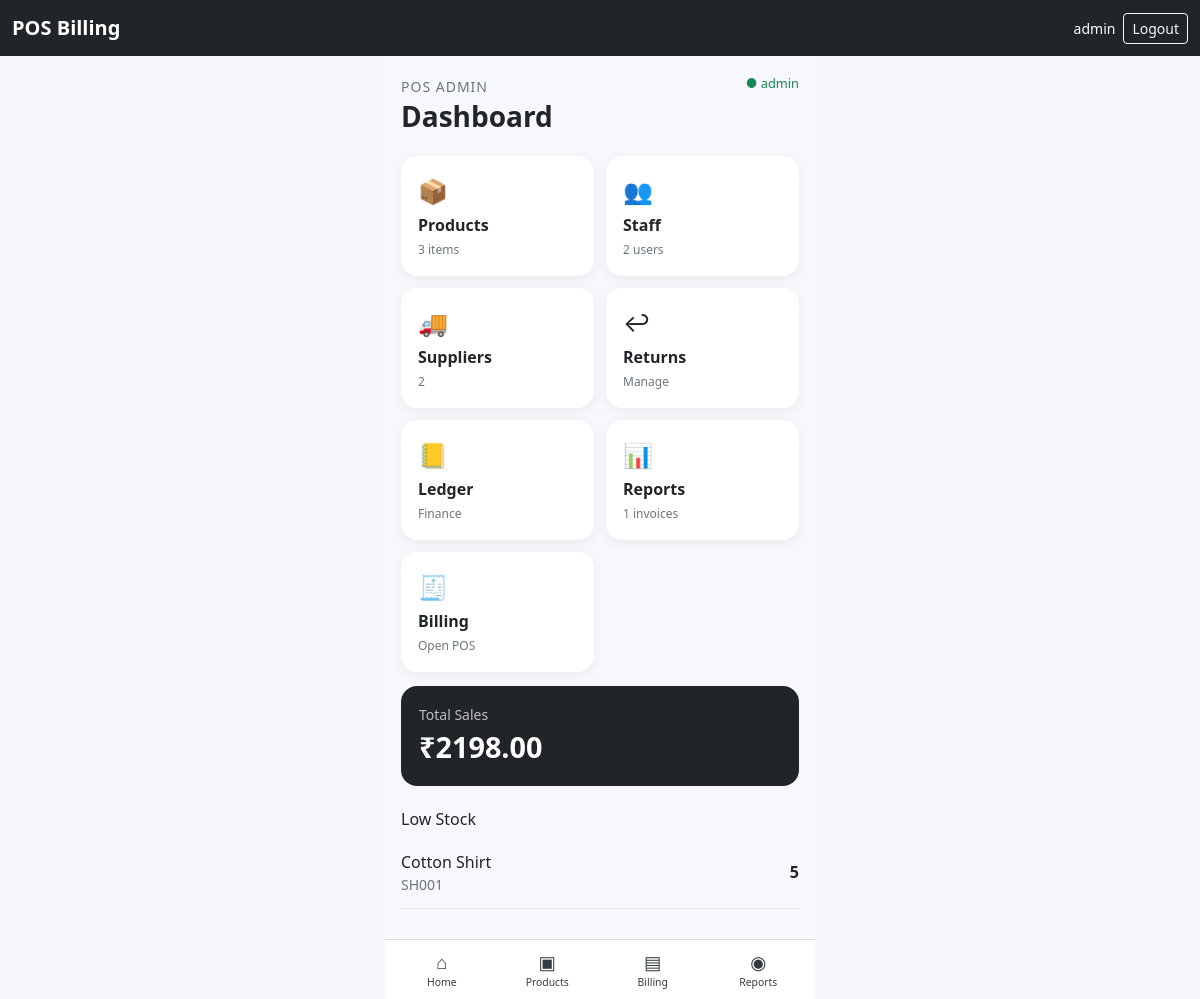
The page /admin-portal/mobile/ (signed in) on the database its author committed.
### pos/models.py (models this page shows, shortened)
class Product(models.Model):
    name = models.CharField(max_length=200)
    sku = models.CharField(max_length=50, unique=True)
    category = models.CharField(max_length=100, blank=True)
    size = models.CharField(max_length=50, blank=True)
    color = models.CharField(max_length=50, blank=True)
    price = models.DecimalField(max_digits=12, decimal_places=2)
    stock = models.PositiveIntegerField(default=0)
    supplier = models.ForeignKey(Supplier, null=True, blank=True, on_delete=models.SET_NULL)
    active = models.BooleanField(default=True)
    created_at = models.DateTimeField(auto_now_add=True)

### pos/views.py (the view)
# urls.py: path("admin-portal/mobile/", views.admin_portal_mobile, name="admin_portal_mobile"),
@admin_required
def admin_portal_mobile(request):
    context = {
        "product_count": Product.objects.count(),
        "staff_count": User.objects.filter(is_active=True).count(),
        "supplier_count": Supplier.objects.count(),
        "sales_count": Sale.objects.count(),
        "sales_total": Sale.objects.aggregate(v=Sum("total"))["v"] or Decimal("0"),
        "low_stock": Product.objects.filter(active=True, stock__lte=5).order_by("stock")[:5],
        "recent_sales": Sale.objects.order_by("-created_at")[:5],
    }
    return render(request, "admin/mobile_dashboard.html", context)

### pos/views.py (called while the page is built)
def is_admin(user):
    return user.is_superuser or (
        hasattr(user, "staff_profile") and user.staff_profile.role == "ADMIN"
    )

def admin_required(view):
    @wraps(view)
    @login_required
    def wrapper(request, *args, **kwargs):
        if not is_admin(request.user):
            messages.error(request, "Admin access required.")
            return redirect("billing")
        return view(request, *args, **kwargs)
    return wrapper

### templates/admin/mobile_dashboard.html (shortened to what this page needs)
{% extends 'base.html' %}
{% block content %}
<div class="mobile-shell">
  <div class="mobile-head">
    <div><small>POS ADMIN</small><h3>Dashboard</h3></div>
    <span class="mobile-user">● {{ request.user.username }}</span>
  </div>
  <div class="mobile-grid">
    <a href="{% url 'products' %}" class="mobile-tile">📦<b>Products</b><small>{{ product_count }} items</small></a>
    <a href="{% url 'staff' %}" class="mobile-tile">👥<b>Staff</b><small>{{ staff_count }} users</small></a>
    <a href="{% url 'suppliers' %}" class="mobile-tile">🚚<b>Suppliers</b><small>{{ supplier_count }}</small></a>
    <a href="{% url 'returns' %}" class="mobile-tile">↩<b>Returns</b><small>Manage</small></a>
    <a href="{% url 'ledger' %}" class="mobile-tile">📒<b>Ledger</b><small>Finance</small></a>
    <a href="{% url 'reports' %}" class="mobile-tile">📊<b>Reports</b><small>{{ sales_count }} invoices</small></a>
    <a href="{% url 'billing' %}" class="mobile-tile">🧾<b>Billing</b><small>Open POS</small></a>
  </div>
  <div class="mobile-balance"><small>Total Sales</small><strong>₹{{ sales_total|floatformat:2 }}</strong></div>
  <h6 class="mt-4">Low Stock</h6>
  {% for p in low_stock %}
  <div class="mobile-list"><span>{{ p.name }}<small>{{ p.sku }}</small></span><b>{{ p.stock }}</b></div>
  {% empty %}<div class="text-muted">No low stock.</div>{% endfor %}
  <div class="mobile-nav">
    <a href="{% url 'admin_portal_mobile' %}">⌂<small>Home</small></a>
    <a href="{% url 'products' %}">▣<small>Products</small></a>
    <a href="{% url 'billing' %}">▤<small>Billing</small></a>
    <a href="{% url 'reports' %}">◉<small>Reports</small></a>
  </div>
</div>
{% endblock %}

### templates/base.html (shortened to what this page needs)
{% load static %}
<!doctype html>
<html lang="en">
<head>
<link href="https://cdn.jsdelivr.net/npm/bootstrap@5.3.3/dist/css/bootstrap.min.css" rel="stylesheet">
<link rel="stylesheet" href="{% static 'css/app.css' %}">
</head>
<body>
<nav class="navbar navbar-dark bg-dark sticky-top">
  <div class="container-fluid">
    <a class="navbar-brand fw-bold" href="{% if request.user.is_authenticated %}{% url 'dashboard' %}{% else %}/{% endif %}">POS Billing</a>
    {% if request.user.is_authenticated %}
    <div class="d-flex align-items-center gap-2">
      <span class="text-white small">{{ request.user.username }}</span>
      <a class="btn btn-outline-light btn-sm" href="{% url 'logout' %}">Logout</a>
    </div>
    {% endif %}
  </div>
</nav>
{% block content %}{% endblock %}
</body>
</html>

### static/css/app.css (style rules this page uses)
body { background:#f5f7fb; }
.mobile-shell { max-width:430px; min-height:calc(100vh - 56px); margin:0 auto; padding:18px 16px 90px; background:#f7f8fc; }
.mobile-head { display:flex; justify-content:space-between; align-items:flex-start; margin-bottom:20px; }
.mobile-head small { color:#6c757d; letter-spacing:1px; }
.mobile-head h3 { margin:2px 0; font-weight:800; }
.mobile-user { font-size:.8rem; color:#198754; }
.mobile-grid { display:grid; grid-template-columns:1fr 1fr; gap:12px; }
.mobile-tile { background:#fff; border-radius:16px; padding:17px; text-decoration:none; color:#212529; box-shadow:0 3px 12px rgba(0,0,0,.06); display:flex; flex-direction:column; gap:4px; font-size:1.5rem; }
.mobile-tile b { font-size:1rem; }
.mobile-tile small { color:#6c757d; font-size:.75rem; }
.mobile-balance { margin-top:14px; background:#212529; color:white; border-radius:16px; padding:18px; }
.mobile-balance small { display:block; opacity:.7; }
.mobile-balance strong { font-size:1.8rem; }
.mobile-list { display:flex; justify-content:space-between; align-items:center; padding:13px 0; border-bottom:1px solid #e5e7eb; }
.mobile-list span { display:flex; flex-direction:column; }
.mobile-list small { color:#6c757d; }
.mobile-nav { position:fixed; bottom:0; left:50%; transform:translateX(-50%); width:min(430px,100%); background:#fff; border-top:1px solid #ddd; display:grid; grid-template-columns:repeat(4,1fr); padding:8px 4px; z-index:10; }
.mobile-nav a { text-decoration:none; color:#343a40; text-align:center; font-size:1.15rem; }
.mobile-nav small { display:block; font-size:.65rem; }

### rows shown on the page
Product: name "Cotton Shirt", sku "SH001", stock "5"

### other values the page prints
{{ request.user.username }} "admin"
{{ product_count }} "3"
{{ staff_count }} "2"
{{ supplier_count }} "2"
{{ sales_count }} "1"
{{ sales_total|floatformat:2 }} "2198.00"
